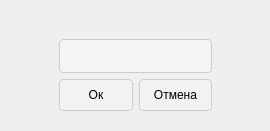
<?xml version="1.0" encoding="UTF-8"?>
<ui version="4.0">
 <class>TtGroupRename</class>
 <widget class="QWidget" name="TtGroupRename">
  <property name="geometry">
   <rect>
    <x>0</x>
    <y>0</y>
    <width>270</width>
    <height>131</height>
   </rect>
  </property>
  <property name="windowTitle">
   <string>Переименование группы</string>
  </property>
  <widget class="QFrame" name="verticalFrame">
   <property name="geometry">
    <rect>
     <x>0</x>
     <y>0</y>
     <width>271</width>
     <height>131</height>
    </rect>
   </property>
   <property name="styleSheet">
    <string notr="true">QFrame {
margin: 0 50%;
}
QPushButton {
margin-top: 10px; 
margin-bottom: 20px;
margin-left: 0px;
margin-right: 0px;
max-height: 30px;
min-height: 30px;
background-color: rgba(255, 255, 255, 20%); 
border: 1px solid #ccc;
border-radius: 4px;
padding: 0;
}
QPushButton:hover {
    background-color: rgba(255, 255, 255, 80%);
}
QPushButton:pressed {
    background-color: rgba(255, 255, 255, 100%);
}

QLineEdit {
margin-top: 30px;
max-height: 30px;
min-height: 30px;
background-color: #F4F4F4;
color: #404040;
border: 1px solid #ccc;
padding: 1px 5px;
border-radius: 4px;
}

QLineEdit:hover, QLineEdit:focus {
    background-color: #FFFFFF;
    border: 1px solid #9B9B9B;
}
</string>
   </property>
   <layout class="QVBoxLayout" name="verticalLayout">
    <item>
     <widget class="QLineEdit" name="lineEdit">
      <property name="sizePolicy">
       <sizepolicy hsizetype="Expanding" vsizetype="Expanding">
        <horstretch>0</horstretch>
        <verstretch>0</verstretch>
       </sizepolicy>
      </property>
     </widget>
    </item>
    <item>
     <layout class="QHBoxLayout" name="horizontalLayout" stretch="0,0">
      <property name="sizeConstraint">
       <enum>QLayout::SetDefaultConstraint</enum>
      </property>
      <item>
       <widget class="QPushButton" name="pushButton">
        <property name="sizePolicy">
         <sizepolicy hsizetype="Expanding" vsizetype="Expanding">
          <horstretch>0</horstretch>
          <verstretch>0</verstretch>
         </sizepolicy>
        </property>
        <property name="text">
         <string>Ок</string>
        </property>
        <property name="shortcut">
         <string>Return</string>
        </property>
       </widget>
      </item>
      <item>
       <widget class="QPushButton" name="pushButton_2">
        <property name="sizePolicy">
         <sizepolicy hsizetype="Expanding" vsizetype="Expanding">
          <horstretch>0</horstretch>
          <verstretch>0</verstretch>
         </sizepolicy>
        </property>
        <property name="text">
         <string>Отмена</string>
        </property>
        <property name="shortcut">
         <string>Esc</string>
        </property>
       </widget>
      </item>
     </layout>
    </item>
   </layout>
  </widget>
 </widget>
 <resources/>
 <connections>
  <connection>
   <sender>pushButton_2</sender>
   <signal>clicked()</signal>
   <receiver>TtGroupRename</receiver>
   <slot>close()</slot>
   <hints>
    <hint type="sourcelabel">
     <x>178</x>
     <y>100</y>
    </hint>
    <hint type="destinationlabel">
     <x>134</x>
     <y>65</y>
    </hint>
   </hints>
  </connection>
 </connections>
</ui>
